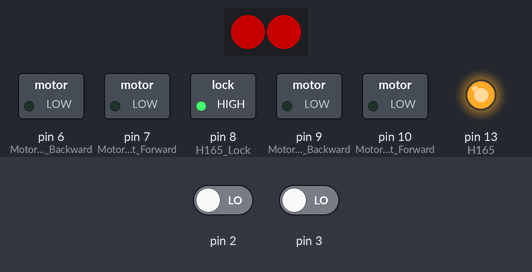
Simulated run of this sketch. Board: Arduino Uno, built with avr-gcc and run on an emulated ATmega328P. On the bench: 2 RGB LEDs in strip order, left to right, switched loads named in the sketch (green lamp = pin HIGH), output pins drawn as LEDs (lit = HIGH). The test bench sets the inputs (shaded band); at power-on: pin 2 LOW, pin 3 LOW. Dim RGB values are drawn brighter than linear.

Above: at 0.5 s.
At 1.5 s:
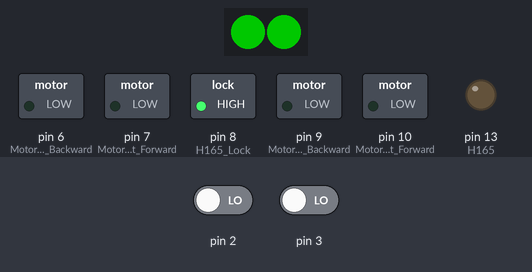
At 2.5 s:
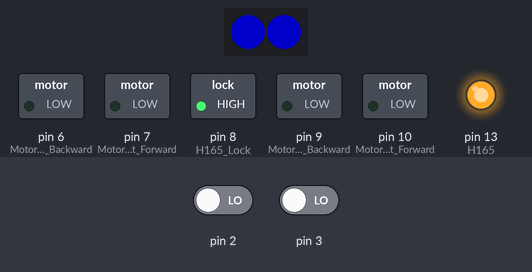
At 3.5 s:
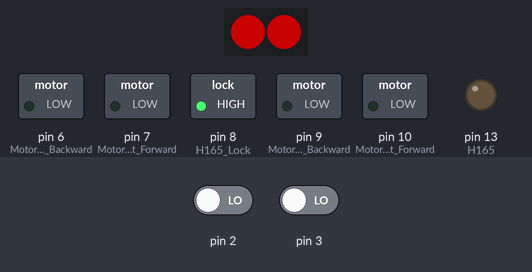
At 4.5 s:
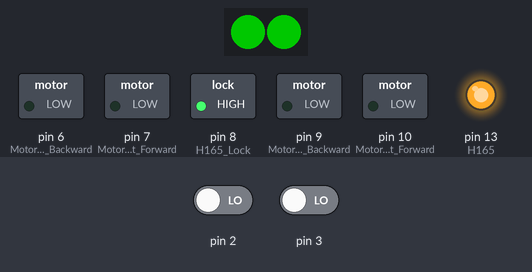
At 5.5 s:
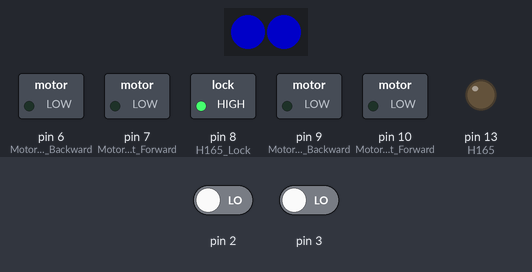
Timing chart, 0 to 6.9 s (numbered marks = the images above):
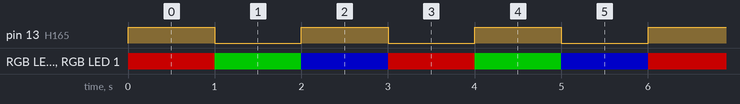

Measured:
- by itself, pin 13 (H165): alternates HIGH for 1.0 s and LOW for 1.0 s
- by itself, RGB LED 0, RGB LED 1: repeats every 3.0 s: RGB(0, 100, 0) 1.0 s, RGB(0, 0, 100) 1.0 s, RGB(100, 0, 0) 1.0 s
- by itself, everything shown: repeats every 6.0 s, in 6 steps

The sketch:

test-1-led.ino
```cpp
#include "Adafruit_NeoPixel.h"  //彩色灯珠驱动
#include "comm.h"               //传感器数据读取
#include "motor.h"              //电机控制

#define PIN            4
#define NUMPIXELS      2
Adafruit_NeoPixel pixels = Adafruit_NeoPixel(NUMPIXELS, PIN, NEO_GRB + NEO_KHZ800);
char led_static = HIGH;

void setup()
{
    shift_reg_init();   //传感器初始化
    motor_init();       //电机初始化
    pixels.begin();     //彩色灯珠初始化
    pinMode(13,OUTPUT); //板载LED初始化
}
void loop()
{
    pixels.setPixelColor(0, pixels.Color(100,0,0)); //设定第一个灯珠颜色RGB(0~255)
    pixels.setPixelColor(1, pixels.Color(100,0,0)); //设定第二个灯珠颜色
    pixels.show();  //显示设定好的颜色
    digitalWrite(13,led_static);//点亮LED
    led_static = !led_static;//状态反转
    delay(1000);    //延迟1秒
    pixels.setPixelColor(0, pixels.Color(0,100,0));
    pixels.setPixelColor(1, pixels.Color(0,100,0));
    pixels.show();
    digitalWrite(13,led_static);
    led_static = !led_static;
    delay(1000);
    pixels.setPixelColor(0, pixels.Color(0,0,100));
    pixels.setPixelColor(1, pixels.Color(0,0,100));
    pixels.show();
    digitalWrite(13,led_static);
    led_static = !led_static;
    delay(1000);
}
```

comm.cpp
```cpp
#include <arduino.h>
#include "comm.h"

struct SENSORS sensor = {0};

void shift_reg_init(void)
{
    pinMode(8, OUTPUT);  //H165 Lock
    digitalWrite(8, 1);
    pinMode(12, INPUT);  //H165 MISO
    pinMode(13, OUTPUT); //H165/595 CLK
    digitalWrite(13, 0);
}

void reload_shift_reg(void)
{
    char i = 0;
    CLK_0;
    LOAD;
    sensor.reg0 = 0;
    sensor.reg1 = 0;

    for (i = 0; i < 8; i++)
    {
        sensor.reg0 <<= 1;
        if (MISO)
            sensor.reg0 |= 0x01;
        CLK_1;
        CLK_0;
    }
    for (i = 0; i < 8; i++)
    {
        sensor.reg1 <<= 1;
        if (MISO)
            sensor.reg1 |= 0x01;
        CLK_1;
        CLK_0;
    }

    sensor.ir_left_3 = !!(sensor.reg0&(1<<0));
    sensor.ir_left_2 = !!(sensor.reg0&(1<<1));
    sensor.ir_left_1 = !!(sensor.reg0&(1<<2));
    sensor.ir_mid = !!(sensor.reg0&(1<<3));
    sensor.ir_right_1 = !!(sensor.reg0&(1<<4));
    sensor.ir_right_2 = !!(sensor.reg0&(1<<5));
    sensor.ir_right_3 = !!(sensor.reg0&(1<<6));

    sensor.switcher_front_left_2 = (!(sensor.reg1&(1<<0)));
    sensor.switcher_front_left_1 = (!(sensor.reg1&(1<<1)));
    sensor.switcher_front_right_1 = (!(sensor.reg1&(1<<2)));
    sensor.switcher_front_right_2 = (!(sensor.reg1&(1<<3)));
    sensor.switcher_back_left = (!(sensor.reg1&(1<<4)));
    sensor.switcher_back_right = (!(sensor.reg1&(1<<5)));

    sensor.key_1 = (!(sensor.reg1&(1<<6)));
    sensor.key_2 = (!(sensor.reg1&(1<<7)));
}
```

comm.h
```cpp
#ifndef __COMM_H___
#define __COMM_H___


#define LOAD  digitalWrite(8, 0); delay(1);digitalWrite(8, 1)
#define CLK_0 digitalWrite(13, 0)
#define CLK_1 digitalWrite(13, 1)
#define MISO  digitalRead(12)

struct SENSORS
{
    //移位寄存器读取值
    unsigned char reg0;
    unsigned char reg1;

    //下方红外传感器
    //                         ir_mid
    //                ir_left_1      ir_right_1
    //        ir_left_2                       ir_right_2
    //ir_left_3                                        ir_right_3
    char ir_left_1;
    char ir_left_2;
    char ir_left_3;
    char ir_mid;
    char ir_right_1;
    char ir_right_2;
    char ir_right_3;
    //周围碰撞开关
    //        switcher_front_left1    switcher_front_right1
    //switcher_front_left2                    switcher_front_right2
    //
    //
    //    switcher_back_left              switcher_back_right
    char switcher_front_left_1;
    char switcher_front_left_2;
    char switcher_front_right_1;
    char switcher_front_right_2;
    char switcher_back_left;
    char switcher_back_right;
    //板载按键
    char key_1;
    char key_2;
};
extern struct SENSORS sensor;

void shift_reg_init(void);    //初始化
void reload_shift_reg(void);  //刷新移位寄存器值
#endif
```

motor.cpp
```cpp
#include <arduino.h>
#include "motor.h"

extern unsigned int left_pulse = 0;
extern unsigned int right_pulse = 0;
int left_velocity = 0;
int right_velocity = 0;
int left_update = 0;
int right_update = 0;

void left_tri()//Left velocity sensor
{
    static unsigned long t = 0, left_interval = 0;
    left_pulse++;
    left_interval = millis() - t;
    left_velocity = 5 * 1000 / float(left_interval);
    t = millis();
    left_update = 0;
}

void right_tri()//right velocity sensor
{
    static unsigned long t = 0, right_interval = 0;
    right_pulse++;
    right_interval = millis() - t;
    right_velocity = 5 * 1000 / float(right_interval);
    t = millis();
    right_update = 0;
}

void motor_init(void)
{
    pinMode(6, OUTPUT); //Motor Left Backward
    pinMode(7, OUTPUT); //Motor Left Forward

    pinMode(9, OUTPUT);  //Motor Right Backward
    pinMode(10, OUTPUT); //Motor Right Forward

    attachInterrupt(0, left_tri, RISING);
    attachInterrupt(1, right_tri, RISING);
}

void motor_set_PWM(int left, int right)
{
  if (left >= 0)
  {
    analogWrite(6, left);
    digitalWrite(7, 0);
  }
  else
  {
    analogWrite(6, 255 + left);
    digitalWrite(7, 1);
  }

  if (right >= 0)
  {
    analogWrite(9, 255 - right);
    digitalWrite(10, 1);
  }
  else
  {
    analogWrite(9, - right);
    digitalWrite(10, 0);
  }
}

void motor_step(int left, int right, int step_left, int step_right)
{
    static int left_tar = 0, right_tar = 0;
    static int pwm_l = 0;
    static int pwm_r = 0;
    static float balance_l = 1;
    static float balance_r = 1;

    if (left_tar != left)  //设置初始pwm
    {
        pwm_l = left;
        left_tar = left;
    }
    if (right_tar != right)
    {
        pwm_r = right;
        right_tar = right;
    }

    if((left_tar || right_tar) && step_left == 0 && step_right == 0) //设定速度但不指定距离
    {
        if (left_velocity > abs(left_tar))    pwm_l>0 ? pwm_l-- : pwm_l++; else left_tar>0 ? pwm_l++ : pwm_l--;
        if (right_velocity > abs(right_tar))  pwm_r>0 ? pwm_r-- : pwm_r++; else right_tar>0 ? pwm_r++ : pwm_r--;

        if (pwm_l > 255) pwm_l = 255;
        if (pwm_r > 255) pwm_r = 255;
        if (pwm_l < -255) pwm_l = -255;
        if (pwm_r < -255) pwm_r = -255;

        if (left_tar != 0)
        {
            balance_l = abs(float(pwm_l) / float(left_tar));
            if (balance_l > 1.5) balance_l = 1.5;
            if (balance_l < 0.66) balance_l = 0.66;
        }
        if (right_tar != 0)
        {
            balance_r = abs(float(pwm_r) / float(right_tar));
            if (balance_r > 1.5) balance_r = 1.5;
            if (balance_r < 0.66) balance_r = 0.66;
        }

        motor_set_PWM(pwm_l, pwm_r);

        left_update++;
        right_update++;
        if (left_update >= 10)
        {
            left_velocity = 0;
            left_update = 1;
        }
        if (right_update >= 10)
        {
            right_velocity = 0;
            right_update = 1;
        }
        delay(10);
    }
    else if((left_tar || right_tar) && (step_left || step_right))//设定速度且指定距离
    {
        unsigned int t_pulse_r = right_pulse;
        unsigned int t_pulse_l = left_pulse;

        motor_set_PWM(left_tar * balance_l, right_tar * balance_r);

        if(!left_tar) //左侧不转
            while(right_pulse - t_pulse_r <= step_right)
                delay(5);
        else if(!right_tar) //右侧不转
            while(left_pulse - t_pulse_l <= step_left)
                delay(5);
        else  //都转
            while(right_pulse - t_pulse_r <= step_right || left_pulse - t_pulse_l <= step_left)
                delay(5);
    }
    else//停止
        motor_set_PWM(0, 0);
}
```

motor.h
```cpp
#ifndef __MOTOR_H__
#define __MOTOR_H__

extern unsigned int left_pulse;
extern unsigned int right_pulse;

void motor_init(void);  //初始化
void motor_set_PWM(int left, int right);  //设定电机PWM
void motor_step(int left, int right, int step_left = 0, int step_right = 0);  //设定小车运行状态

#endif
```
